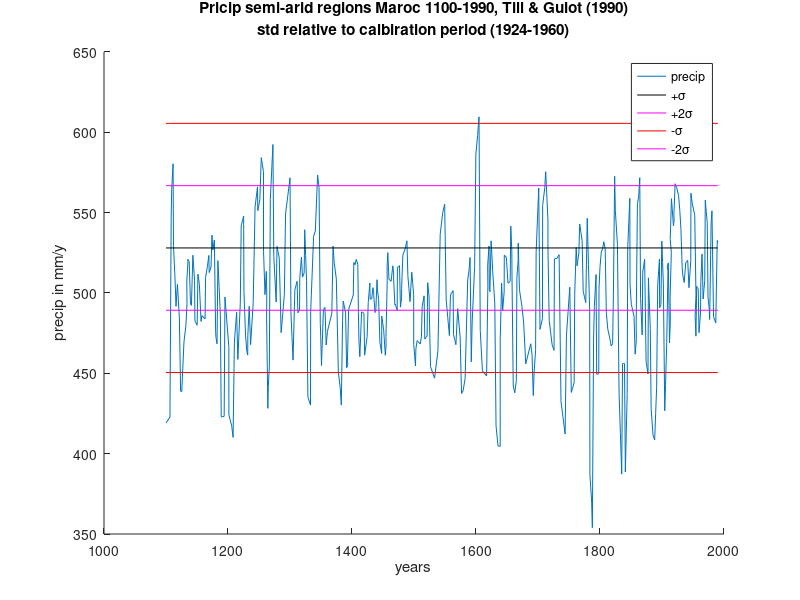

MATLAB code to generate this figure:
%% This file computes the precipitation in the saemi arid areas of Morocco
% from 1100 as was derived by Till and Guiot (1990) based on year rings of
% cedar trees in different areas in Morocco.

% The graph was copied and digitized
% It is given in pixels as obtained from the overlaid graph drawn in PPT.
% Here it is reproduced and converted back to the original units.
% Then the averate precipitaion of the calibration period was added to turn
% the values into absolute precipitation values according to Till and
% Guiot.
% However, the precipitaiton in the calibration period for the semi-arid
% areas was 528 mm/a, whereas that in the Tafilalat over the twelve years
% that we have data of is 111 mm/d. Therefore to obtain a long-term series
% of precipitation for the Tafilalet, the values are downscaled to 111 mm
% over the calibration period.
% Finally a factor was computed as the actual value of yearly precipitation
% over that in the calibration period. This factor is used by
% multiplication with the measured precipitation over the 12 twelve year
% data period to obtain kind of historical data that reflect dry and wet
% multi year drought and wet periods in accordance with the data gathered
% by Till and Guiot.
% Given the fact that the correlation between the dry and wet periods was
% over 90% between the humid, semi-humid and semi-arid areas in Morocco, it
% is reasonable that a high correlation also applies for the arid area of
% the Tafilalet, and hence this method makes sense.

% TO 151011

TillGuiot = 528;  % mm/d average precip for semi-arid areas
Tafilet   = 111;  % mm/d Tafilalet for the 12 years that we have data for

load PrecMarocTillGuiot1990.txt

P = PrecMarocTillGuiot1990;

% figure;
% plot(P(:,1),P(:,2)); set(gca,'yDir','reverse');
t = 1100 + (P(:,1)-P(1,1)) / (P(end,1)-P(1,1)) * (1990-1100);

% rectify time, to make sure that time is monotnously increasing
dt     = diff(t);
I      = find(dt<=0);
t(I)   = (t(I)+t(I+1))/2;
t(I)   = t(I)-1;
t(I+1) = t(I)+2;

% Rescale from pixels digitized to factual precipitation data for the
% semi-arid areas in Morocco
% Notice that the values are relative to those in the calibraion period,
% that is the period 1924-1960, where their value of P is zero.
PTGmax    =  105; % max in mm/y in graph of Till and Guiot (1990) mm/y
PTGmin    = -175; % min in mm/y in graph of Till and Guiot (1990) mm/y
yPixMax =  201; % pixels
yPixMin =  309; % pixels

% Conversion of the pixels
PTillGuiot = PTGmin + (P(:,2)-yPixMin)/(yPixMax-yPixMin) * (PTGmax-PTGmin)  + TillGuiot; % [mm/y]

yStd = std(PTillGuiot);
PFac = PTillGuiot / TillGuiot; % precipiation factor

PTafilet = PFac * Tafilet;

figure; hold on;
plot(t,PTillGuiot); % precip according to Till & Guiot (1990) semi arid areas Morocco

plot(t([1 end]),TillGuiot -yStd * [0 0],'k');
plot(t([1 end]),TillGuiot -yStd * [1 1],'m');
plot(t([1 end]),TillGuiot -yStd * [2 2],'r');
plot(t([1 end]),TillGuiot +yStd * [1 1],'m');
plot(t([1 end]),TillGuiot +yStd * [2 2],'r');

title({'Pricip semi-arid regions Maroc 1100-1990, Till & Guiot (1990)'; ...
    'std relative to calbiration period (1924-1960)'});
xlabel('years'); ylabel('precip in mm/y');
legend('precip','+\sigma','+2\sigma','-\sigma','-2\sigma');

precipFac = [   t PTillGuiot PTafilet PFac; ...
             2000  TillGuiot  Tafilet 1.0];   % add for interpolation
t  = precipFac(:,1);
ty = (t(1):t(end,1))'; % time for all years regularly

precipFac = [ty, interp1(t,precipFac(:,2:end),ty)];

fprintf('%4.0f %4.0f %4.0f %8.3f\n',precipFac');

save precipFac precipFac